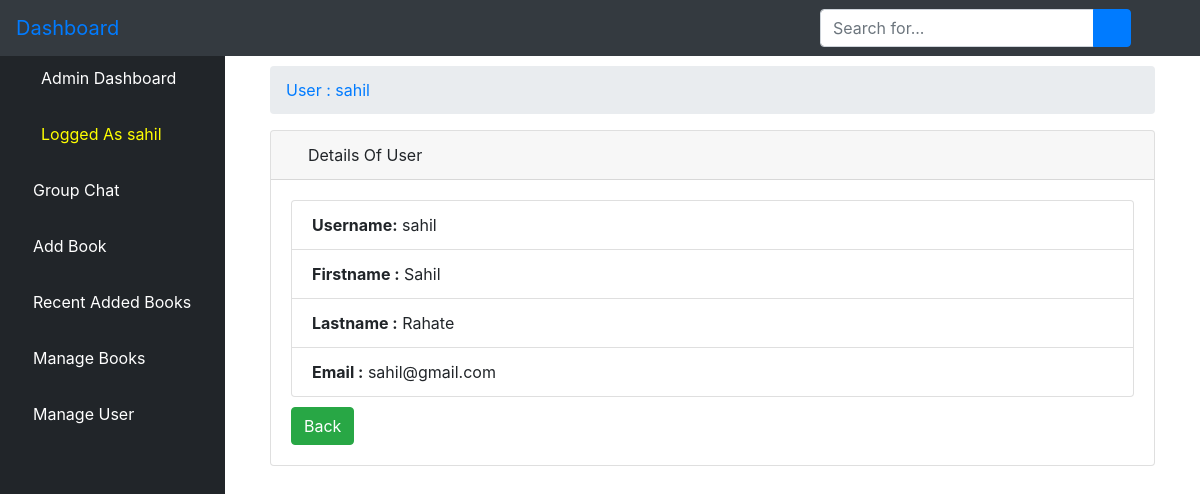
The app's page /alvuser/3, older data.
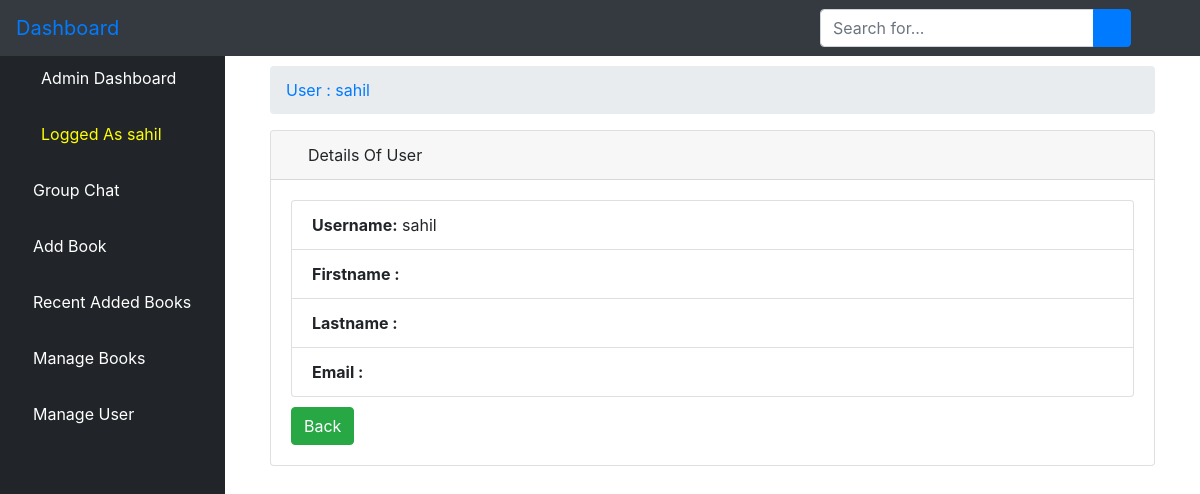
The same page, newer data.
### bookstore/models.py (models this page shows)
class User(AbstractUser):
    is_admin = models.BooleanField(default=False)
    is_student = models.BooleanField(default=False)
    is_librarian = models.BooleanField(default=False)
    class Meta:
        swappable = 'AUTH_USER_MODEL'

### bookstore/views.py (the view)
# urls.py: path('alvuser/<int:pk>', views.ALViewUser.as_view(), name='alvuser'),
class ALViewUser(DetailView):
    model = User
    template_name='dashboard/user_detail.html'

### bookstore/templates/dashboard/user_detail.html (shortened to what this page needs)
{% extends 'dashboard/base.html' %}
{% load static %}
{% block body %}
<div class="container-fluid">
        <div class="row">
          <div class="col-12 mb-3">
          <div class="col-12 mb-3">
              <div id="content-wrapper">
        <div class="container-fluid">
            <ol class="breadcrumb">
                <li class="breadcrumb-item">
                    <a href="">User : {{ object.username }} </a>
            </ol>
            <div class="card mb-3">
                <div class="card-header">
                    <i class="fas fa-table text-warning"></i>
                    Details Of User
                </div>
                <div class="card-body">
 <div class="row">
        <div class="col-12">
            <ul class="list-group">
              <li class="list-group-item"><strong>Username:</strong> {{ object.username }}</li>
              <li class="list-group-item"><strong>Firstname :</strong> {{ object.first_name }}</li>
              <li class="list-group-item"><strong>Lastname :</strong> {{ object.last_name }}</li>
              <li class="list-group-item"><strong>Email :</strong> {{ object.email }}</li>
            </ul>
        </div>
    </div>
    <div class="row top-buffer" style="padding-top: 10px">
        <div class="col-12">
                <a href="{% url 'aluser' %}"><button type="button" class="btn btn-success">Back</button></a>
        </div>
    </div>
          </div>
        </div>
      </div>
    </div>
{% endblock %}

### bookstore/templates/dashboard/base.html (shortened to what this page needs)
{% load static %}
<!DOCTYPE html>
<html lang="en">
<head>
    {% load static %}
    <link href="{% static 'vendor/fontawesome-free/css/all.min.css' %}" rel="stylesheet" type="text/css">
       <link rel="stylesheet" href="{% static 'assets/css/bootstrap.min.css' %}">
      <link rel="stylesheet" href="{% static 'assets/fonts/font-awesome-4.7.0/css/font-awesome.min.css' %}">
    <link href="{% static 'vendor/datatables/dataTables.bootstrap4.css' %}" rel="stylesheet">
    <link rel="stylesheet" type="text/css" href="{% static 'css/master.css' %}">
    <link href="{% static 'css/sb-admin.css' %}" rel="stylesheet">
</head>
<body id="page-top">
<nav class="navbar navbar-expand navbar-dark bg-dark fixed-top">
    <a class="navbar-brand mr-1 text-primary" href="">Dashboard</a>
    <button class="btn btn-link btn-sm text-white order-1 order-sm-0" id="sidebarToggle" href="#">
        <i class="fas fa-bars"></i>
    </button>
      <form class="d-none d-md-inline-block form-inline ml-auto mr-0 mr-md-3 my-2 my-md-0" action="{% url 'asearch' %}">
        <div class="input-group">
            <input type="text" class="form-control" name="query" placeholder="Search for..." aria-label="Search" aria-describedby="basic-addon2">
            <div class="input-group-append">
                <button class="btn btn-primary" type="submit">
                    <i class="fas fa-search"></i>
                </button>
            </div>
        </div>
    </form>
    <ul class="navbar-nav ml-auto ml-md-0">
        <li class="nav-item dropdown no-arrow">
            <a class="nav-link dropdown-toggle" href="#" id="userDropdown" role="button" data-toggle="dropdown" aria-haspopup="true" aria-expanded="false">
                <i class="fas fa-user-circle fa-fw text-primary"></i>
            </a>
        </li>
    </ul>
</nav>
<div id="wrapper" style="padding-top: 50px">
<ul class="sidebar navbar-nav">
    <li class="nav-item active">
        <a class="nav-link" href="{% url 'dashboard' %}">
            <i class="fas fa-fw fa-tachometer-alt"></i>
            <span>Admin Dashboard</span>
        </a>
    </li>
    <li class="nav-item active">
        <a class="nav-link" href="">
            <i class="fas fa-user-circle fa-fw text-warning"></i>
            <span style="color: yellow">Logged As {{ user.username }}</span>
        </a>
    </li>
    <li class="nav-item">
        <a class="nav-link" href="{% url 'alchat' %}">
            <i class="fas fa-book text-primary"></i>
            <span style="color: white">Group Chat</span>
        </a>
    </li>
        <li class="nav-item">
        <a class="nav-link" href="{% url 'adminaddbook_form' %}">
            <i class="fas fa-book text-primary"></i>
            <span style="color: white">Add Book</span>
        </a>
    </li>
    <li class="nav-item">
        <a class="nav-link" href="{% url 'adminbooklist' %}">
            <i class="fas fa-book text-primary"></i>
            <span style="color: white">Recent Added Books</span>
        </a>
    </li>
      <li class="nav-item">
        <a class="nav-link" href="{% url 'amanagebook' %}">
            <i class="fas fa-book text-primary"></i>
            <span style="color: white">Manage Books</span>
        </a>
    </li>
     <li class="nav-item">
        <a class="nav-link" href="{% url 'aluser' %}">
            <i class="fas fa-user text-primary"></i>
            <span style="color: white">Manage User</span>
        </a>
    </li>
</ul>
    {% block body %}{% endblock %}
</div>

Row changes from the older to the newer data that the page shows:
changed User "sahil": first_name "Sahil" → (not shown); last_name "Rahate" → (not shown); email "sahil@gmail.com" → (not shown)
